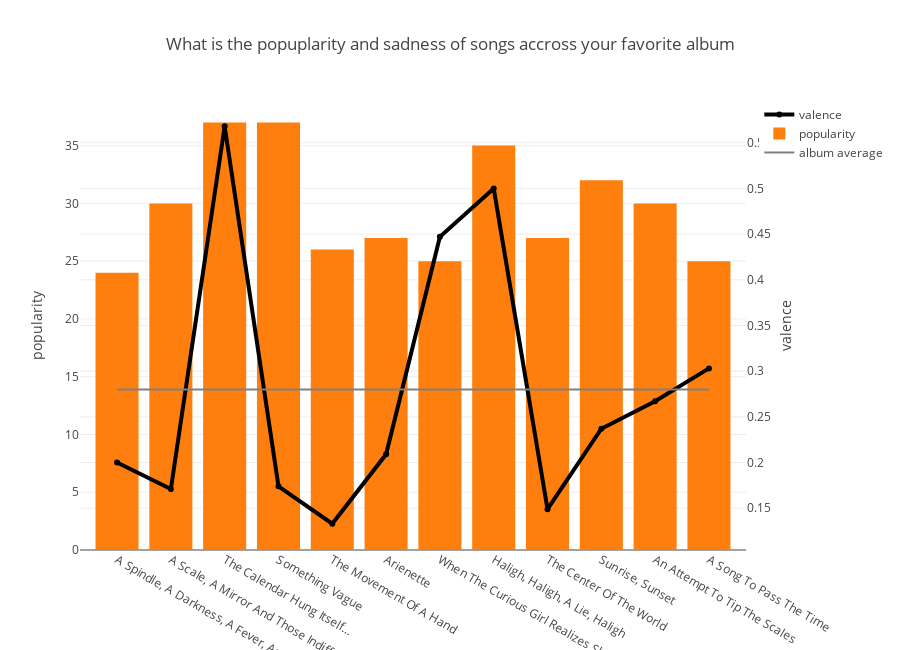

Notebook code for this chart:
### Code cell
avg = [(df['valence'].mean())] * len(df)

trace1 = go.Scatter(
    x=df['title'],
    y = df['valence'],
    name = 'valence',
    yaxis='y2',
    line=dict(width=4,color='black'))

trace2 = go.Bar(
    x = df['title'],
    y = df['popularity'],
    name = 'popularity',)

trace3 = go.Scatter(
    x = df['title'],
    y= avg,
    yaxis='y2',
    line=dict(width=2,color='grey'),
    name='album average',
    mode='lines')

layout = go.Layout(
    title = 'What is the popuplarity and sadness of songs accross your favorite album',
    yaxis = dict(title='popularity'),
    yaxis2 = dict(title='valence',side='right',overlaying='y'),
    width=900,
    height=650,
    margin=go.Margin(b=100))

data = [trace1,trace2,trace3]

fig = go.Figure(data=data, layout = layout)

iplot(fig)

### Figure 1 — Plotly figure (JSON) as saved in the notebook; plotly's stock layout.template omitted (floating-point values rounded to 4 significant figures)
{"data": [{"line": {"color": "black", "width": 4}, "name": "valence", "type": "scatter", "x": ["A Spindle, A Darkness, A Fever, And A Necklace", "A Scale, A Mirror And Those Indifferent Clocks", "The Calendar Hung Itself…", "Something Vague", "The Movement Of A Hand", "Arienette", "When The Curious Girl Realizes She Is Under Glass", "Haligh, Haligh, A Lie, Haligh", "The Center Of The World", "Sunrise, Sunset", "An Attempt To Tip The Scales", "A Song To Pass The Time"], "y": [0.2, 0.171, 0.568, 0.174, 0.133, 0.209, 0.447, 0.5, 0.149, 0.237, 0.267, 0.303], "yaxis": "y2"}, {"name": "popularity", "type": "bar", "x": ["A Spindle, A Darkness, A Fever, And A Necklace", "A Scale, A Mirror And Those Indifferent Clocks", "The Calendar Hung Itself…", "Something Vague", "The Movement Of A Hand", "Arienette", "When The Curious Girl Realizes She Is Under Glass", "Haligh, Haligh, A Lie, Haligh", "The Center Of The World", "Sunrise, Sunset", "An Attempt To Tip The Scales", "A Song To Pass The Time"], "y": [24, 30, 37, 37, 26, 27, 25, 35, 27, 32, 30, 25]}, {"line": {"color": "grey", "width": 2}, "mode": "lines", "name": "album average", "type": "scatter", "x": ["A Spindle, A Darkness, A Fever, And A Necklace", "A Scale, A Mirror And Those Indifferent Clocks", "The Calendar Hung Itself…", "Something Vague", "The Movement Of A Hand", "Arienette", "When The Curious Girl Realizes She Is Under Glass", "Haligh, Haligh, A Lie, Haligh", "The Center Of The World", "Sunrise, Sunset", "An Attempt To Tip The Scales", "A Song To Pass The Time"], "y": [0.2798, 0.2798, 0.2798, 0.2798, 0.2798, 0.2798, 0.2798, 0.2798, 0.2798, 0.2798, 0.2798, 0.2798], "yaxis": "y2"}], "layout": {"height": 650, "margin": {"b": 100}, "title": "What is the popuplarity and sadness of songs accross your favorite album", "width": 900, "yaxis": {"title": "popularity"}, "yaxis2": {"overlaying": "y", "side": "right", "title": "valence"}}}
